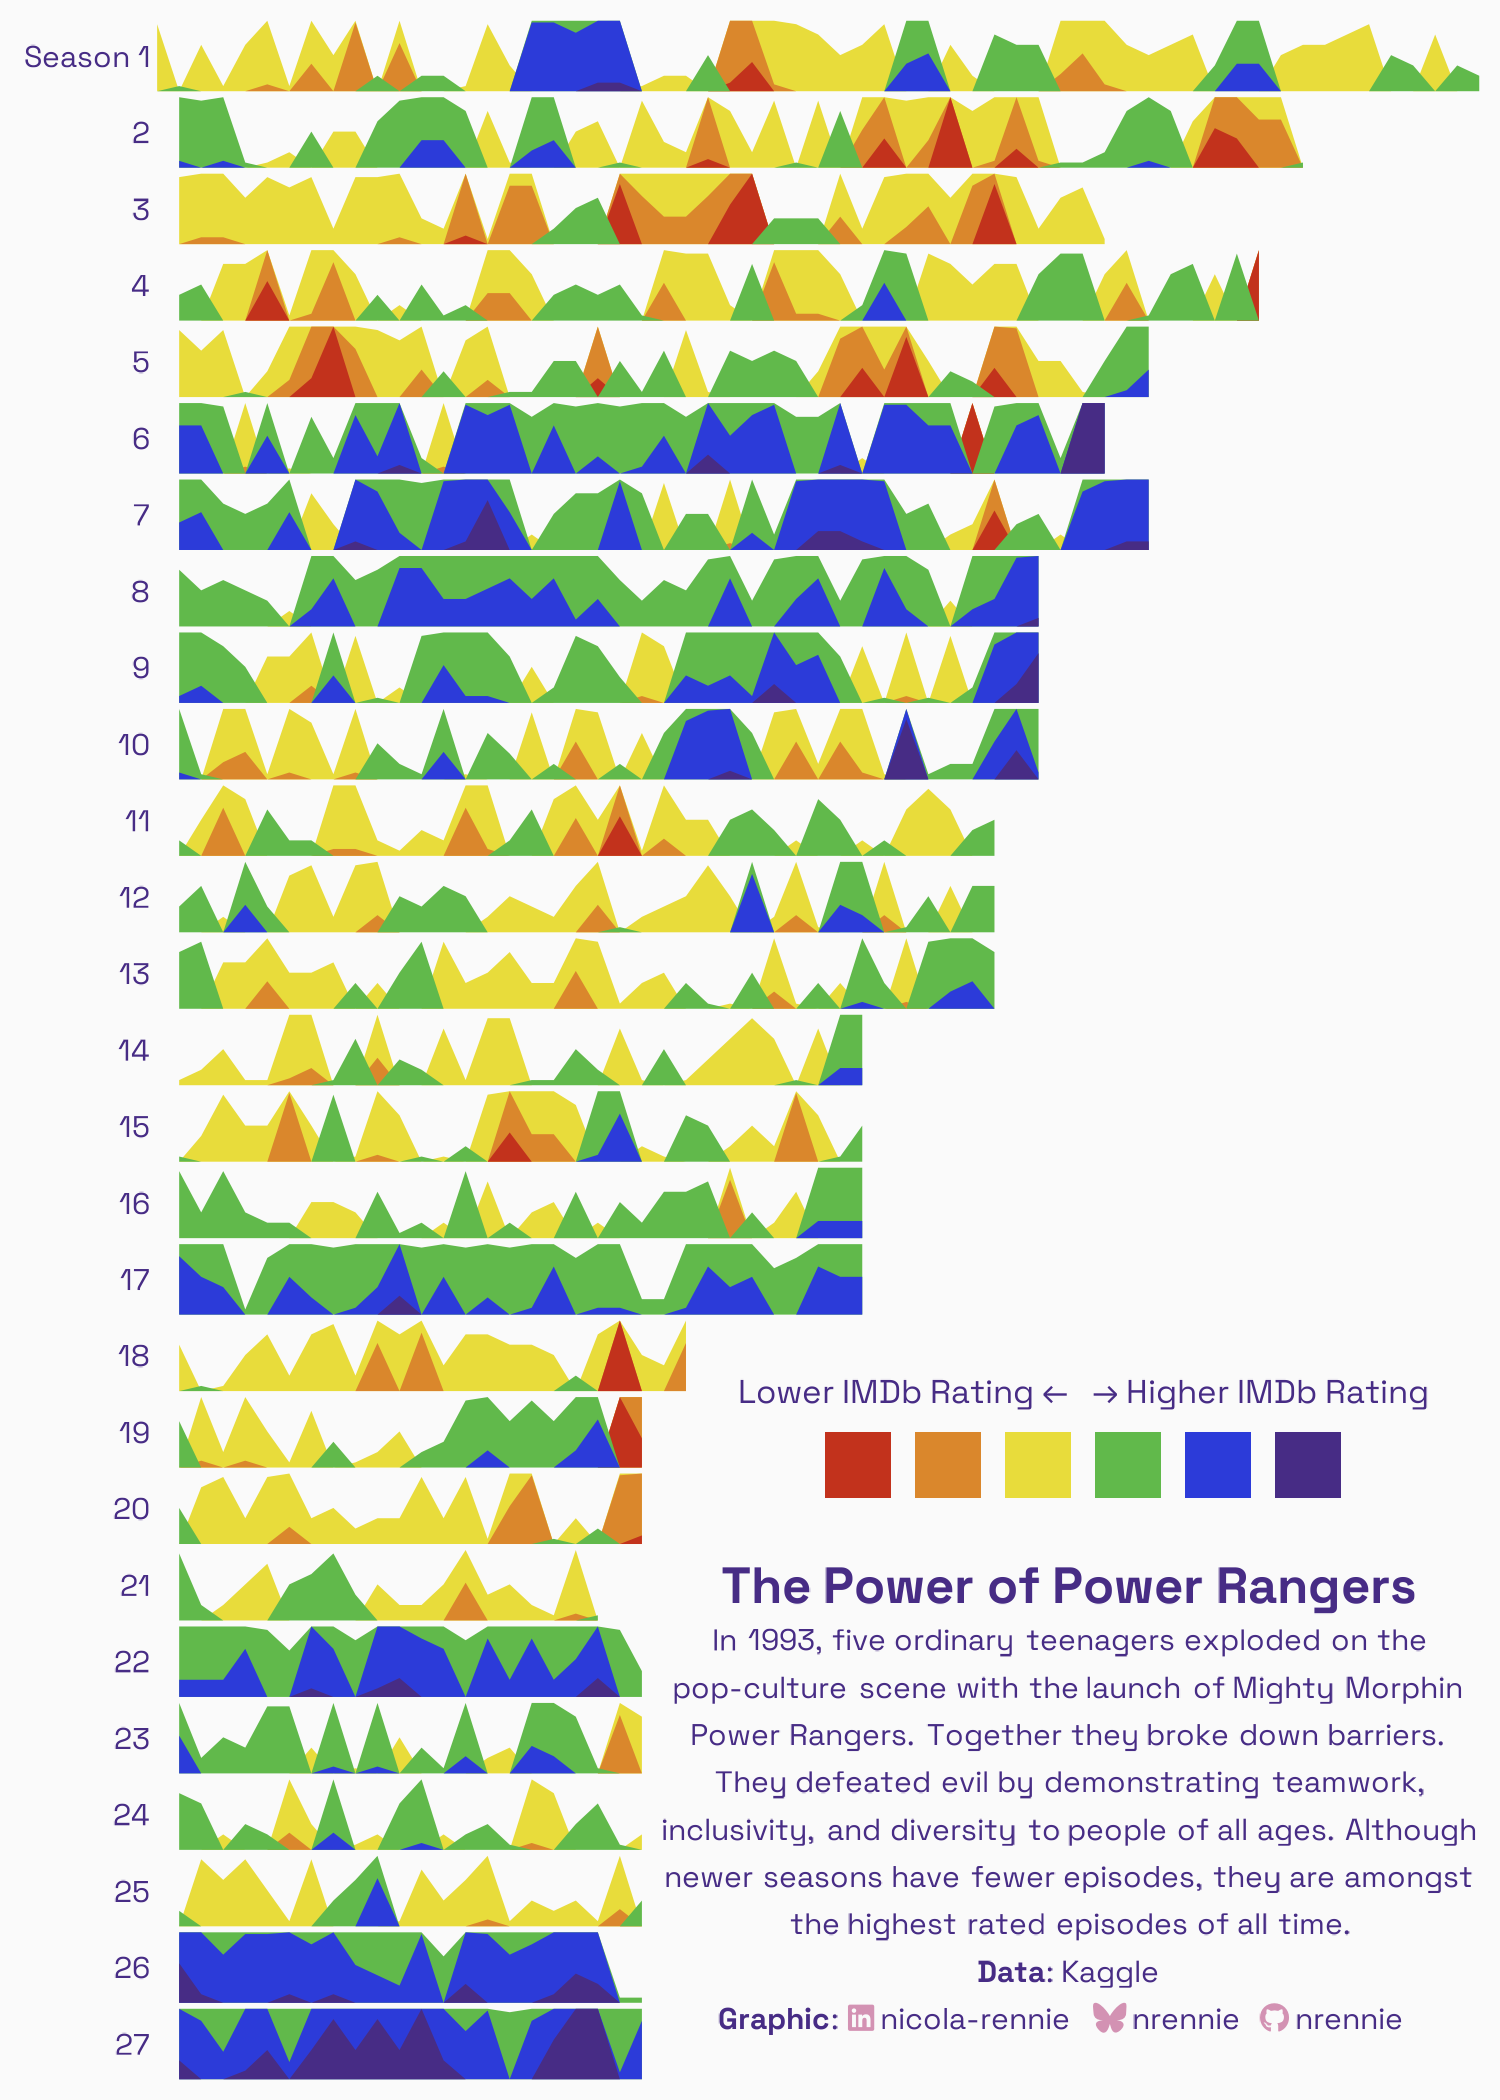

Write R code to recreate this figure.
# Load packages -----------------------------------------------------------

library(tidyverse)
library(showtext)
library(camcorder)
library(ggtext)
library(nrBrand)
library(glue)
library(ggHoriPlot)


# Load data ---------------------------------------------------------------

tuesdata <- tidytuesdayR::tt_load("2024-08-27")
power_rangers_episodes <- tuesdata$power_rangers_episodes
power_rangers_seasons <- tuesdata$power_rangers_seasons


# Load fonts --------------------------------------------------------------

font_add_google("Space Grotesk", "space")
showtext_auto()


# Define colours and fonts-------------------------------------------------

bg_col <- "#fafafa"
text_col <- "#472c85"
highlight_col <- "#d392b3"
col_palette <- c("#c2321c", "#da872c", "#e8dc3b", "#61b94b", "#2c3bd9", "#472c85")
col_palette2 <- c("#762a83","#af8dc3","#e7d4e8","#d9f0d3","#7fbf7b","#1b7837")

body_font <- "space"
title_font <- "space"


# Data wrangling ----------------------------------------------------------

# Prep episode data
episode_data <- power_rangers_episodes |>
  left_join(power_rangers_seasons, by = "season_title") |>
  select(season_num, episode_num, IMDB_rating.x) |>
  complete(season_num, episode_num) |>
  mutate(
    season_num = factor(season_num, levels = 1:27)
  ) |> 
  mutate(
    season_num = fct_recode(season_num, "Season 1" = "1")
  )

# Horizon plot cutpoints
cutpoints <- episode_data |>
  mutate(
    outlier = between(
      IMDB_rating.x,
      quantile(IMDB_rating.x, 0.25, na.rm = TRUE) -
        1.5 * IQR(IMDB_rating.x, na.rm = TRUE),
      quantile(IMDB_rating.x, 0.75, na.rm = TRUE) +
        1.5 * IQR(IMDB_rating.x, na.rm = TRUE)
    )
  ) |>
  filter(outlier)
ori <- sum(range(cutpoints$IMDB_rating.x)) / 2
sca <- seq(range(cutpoints$IMDB_rating.x)[1],
  range(cutpoints$IMDB_rating.x)[2],
  length.out = 7
)[-4]


# Start recording ---------------------------------------------------------

gg_record(
  dir = file.path("2024", "2024-08-27", "recording"),
  device = "png",
  width = 5,
  height = 7,
  units = "in",
  dpi = 300
)


# Define text -------------------------------------------------------------

social <- nrBrand::social_caption(
  twitter = NA,
  mastodon = NA,
  bg_colour = bg_col,
  icon_colour = highlight_col,
  font_colour = text_col,
  font_family = body_font
)
title <- "<span style='font-size:38pt;'>**The Power of Power Rangers**</span><br>"
st <- "In 1993, five ordinary teenagers exploded on the pop-culture scene with
the launch of Mighty Morphin Power Rangers. Together they broke down barriers.
They defeated evil by demonstrating teamwork, inclusivity, and diversity to
people of all ages. Although newer seasons have fewer episodes, they are amongst
the highest rated episodes of all time."
cap <- paste0(
  title, st, "<br>**Data**: Kaggle<br>**Graphic**: ", social
)


# Plot --------------------------------------------------------------------

ggplot(data = episode_data) +
  geom_horizon(
    mapping = aes(
      x = episode_num,
      y = IMDB_rating.x,
      fill = after_stat(Cutpoints)
    ),
    origin = ori, horizonscale = sca
  ) +
  facet_wrap(season_num ~ ., strip.position = "left", ncol = 1) +
  scale_fill_manual(
    values = rev(col_palette),
    #values = rev(col_palette2),
    name = "Lower IMDb Rating \u2190   \u2192 Higher IMDb Rating"
  ) +
  guides(
    fill = guide_legend(nrow = 1, reverse = TRUE)
  ) +
  labs(
    tag = cap
  ) +
  coord_cartesian(expand = FALSE) +
  theme_void(base_size = 19, base_family = body_font) +
  theme(
    plot.margin = margin(5, 5, 5, 5),
    plot.background = element_rect(fill = bg_col, colour = bg_col),
    panel.background = element_rect(fill = bg_col, colour = bg_col),
    plot.tag.position = c(0.72, 0.135),
    axis.text.y = element_blank(),
    axis.title.y = element_blank(),
    axis.ticks.y = element_blank(),
    legend.position = "inside",
    legend.position.inside = c(0.70, 0.31),
    legend.direction = "vertical",
    legend.text = element_blank(),
    legend.title = element_text(
      colour = text_col, hjust = 0.5,
      size = rel(1.3)
    ),
    legend.key.spacing = unit(0.3, "lines"),
    strip.text = element_text(
      angle = 0, colour = text_col,
      size = rel(1.2),
      hjust = 1,
      margin = margin(r = 2)
    ),
    panel.spacing = unit(0.1, "lines"),
    plot.tag = element_textbox_simple(
      colour = text_col,
      hjust = 0.5,
      halign = 0.5,
      margin = margin(b = 10, t = 10),
      lineheight = 0.5,
      family = body_font,
      maxwidth = 0.75,
    )
  )


# Save gif ----------------------------------------------------------------

gg_playback(
  name = file.path("2024", "2024-08-27", paste0("20240827", ".gif")),
  first_image_duration = 4,
  last_image_duration = 20,
  frame_duration = .25,
  background = bg_col
)

ggsave(
  file.path("2024", "2024-08-27", paste0("20240827", ".png")),
  width = 5,
  height = 7
)
